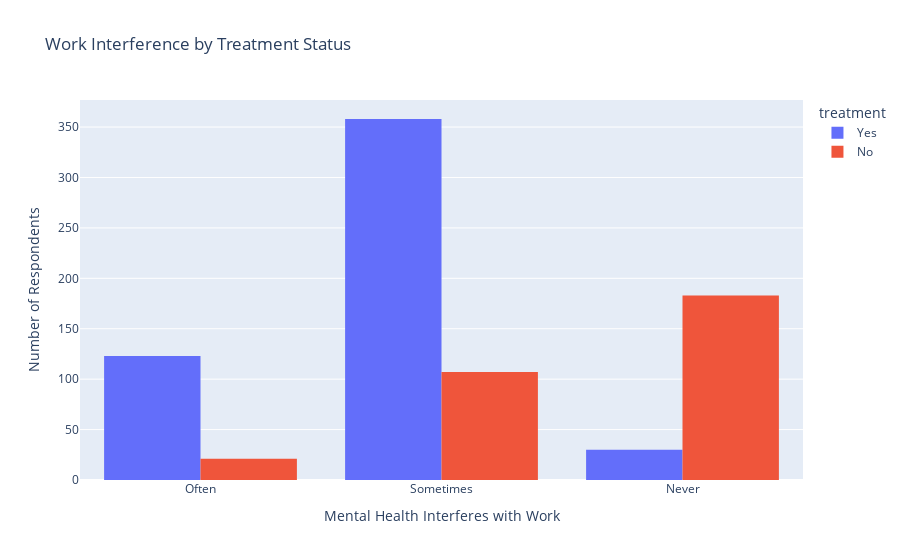

The notebook cell this image was saved under:
### Markdown cell above
### Question: Among those with a mental health condition, how many feel it interferes with their work?

### Code cell
work_interfere_filtered_df = df[df['work_interfere'].isin(['Yes', 'No', 'Often', 'Sometimes', 'Never'])]

fig = px.histogram(work_interfere_filtered_df, x='work_interfere', color='treatment', barmode='group',
                   title='Work Interference by Treatment Status',
                   category_orders={'work_interfere': ['Often', 'Sometimes', 'Never', 'Yes', 'No']}, # Adjust order based on your standardized values
                   labels={'work_interfere': 'Interferes with Work'})
fig.update_layout(xaxis_title='Mental Health Interferes with Work', yaxis_title='Number of Respondents')
fig.show()

### Figure 1 — Plotly figure (JSON) as saved in the notebook; plotly's stock layout.template omitted (floating-point values rounded to 4 significant figures; data arrays with more than 128 entries replaced by an {"elided": "..."} marker saying what was removed)
{"data": [{"alignmentgroup": "True", "bingroup": "x", "hovertemplate": "treatment=Yes<br>Interferes with Work=%{x}<br>count=%{y}<extra></extra>", "legendgroup": "Yes", "marker": {"color": "#636efa", "pattern": {"shape": ""}}, "name": "Yes", "offsetgroup": "Yes", "orientation": "v", "showlegend": true, "type": "histogram", "x": {"elided": "511 str values"}, "xaxis": "x", "yaxis": "y"}, {"alignmentgroup": "True", "bingroup": "x", "hovertemplate": "treatment=No<br>Interferes with Work=%{x}<br>count=%{y}<extra></extra>", "legendgroup": "No", "marker": {"color": "#EF553B", "pattern": {"shape": ""}}, "name": "No", "offsetgroup": "No", "orientation": "v", "showlegend": true, "type": "histogram", "x": {"elided": "311 str values"}, "xaxis": "x", "yaxis": "y"}], "layout": {"barmode": "group", "legend": {"title": {"text": "treatment"}, "tracegroupgap": 0}, "title": {"text": "Work Interference by Treatment Status"}, "xaxis": {"anchor": "y", "categoryarray": ["Often", "Sometimes", "Never", "Yes", "No"], "categoryorder": "array", "domain": [0, 1], "title": {"text": "Mental Health Interferes with Work"}}, "yaxis": {"anchor": "x", "domain": [0, 1], "title": {"text": "Number of Respondents"}}}}
